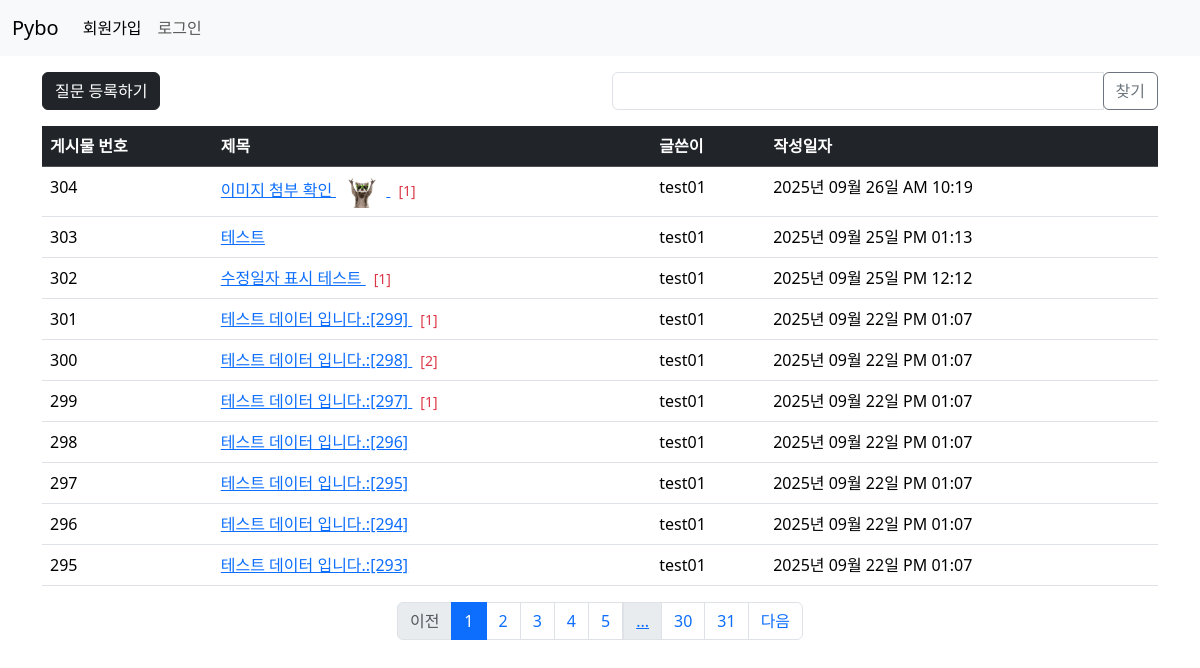
Page /question/list/ on the committed database.
### pybo/models.py (models this page shows)
class Question(db.Model):
    id = db.Column(db.Integer, primary_key=True)
    subject = db.Column(db.String(200), nullable=False)
    content = db.Column(db.Text(), nullable=False)
    create_date = db.Column(db.DateTime(), nullable=False)
    user_id = db.Column(db.Integer, db.ForeignKey('user.id', ondelete='CASCADE', onupdate='CASCADE'),nullable=False)
    user = db.relationship('User', backref=db.backref('question_set'))
    modify_date = db.Column(db.DateTime(), nullable=True)
    image_path = db.Column(db.String(200), nullable=True)   #이미지 경로 추가

class User(db.Model):
    id = db.Column(db.Integer, primary_key=True)
    username = db.Column(db.String(150), unique=True, nullable=False)
    password = db.Column(db.String(200), nullable=False)
    email = db.Column(db.String(120), unique=True, nullable=False)

### pybo/views/question_views.py (the view, shortened to what this page needs)
@bp.route('/list/')
def _list():
    page = request.args.get('page', default=1, type=int)   # 페이지
    kw = request.args.get('kw', default='', type=str)
    question_list = Question.query.order_by(Question.create_date.desc())
    question_list = question_list.paginate(page=page, per_page=10)   # 한 페이지에 보여할 게시글 수 지정
    return render_template('question/question_list.html', question_list=question_list, page=page, kw=kw)

### pybo/filter.py (called while the page is built)
def format_datetime(value, fmt='%Y년 %m월 %d일 %p %I:%M'):
    return value.strftime(fmt)

### pybo/views/auth_views.py (called while the page is built)
@bp.before_app_request
def load_logged_in_user():
    user_id = session.get('user_id')
    if user_id is None:
        g.user = None
    else:
        g.user = User.query.get(int(user_id))

### pybo/templates/question/question_list.html (shortened to what this page needs)
{% extends 'base.html' %}
{% block content %}
<div class="container my-3">
    <div class="row my-3">
        <div class="col-6">
            <a href="{{ url_for('question.create') }}" class="btn btn-dark">질문 등록하기</a>
        </div>
        <div class="col-6">
            <div class="input-group">
                <input type="text" id="search_kw" class="form-control" value="{{ kw or '' }}">
                <div class="input-group-append">
                    <button class="btn btn-outline-secondary" id="btn_search">찾기</button>
                </div>
            </div>
        </div>
    </div>
    <table class="table table-hover">
      <thead>
        <tr class="table-dark">
          <th scope="col">게시물 번호</th>
          <th scope="col">제목</th>
          <th scope="col">글쓴이</th>
          <th scope="col">작성일자</th>
        </tr>
      </thead>
      <tbody>
      {% if question_list %}
      {% for question in question_list.items %}
        <tr>
          <td>{{ question_list.total - ((question_list.page-1)*question_list.per_page) - loop.index0 }}</td>
          <td>
              <a href="{{url_for('question.detail', question_id=question.id)}}/">{{question.subject}}
                  {% if question.image_path %}
                  <img src="{{ url_for('static', filename=question.image_path) }}" alt="썸네일" style="width: 50px;">
                  {% endif %}
              </a>
              {% if question.answer_set|length > 0 %}
                <span class="text-danger small mx-2">[{{ question.answer_set|length }}]</span>
              {% endif %}
          </td>
          <td>{{ question.user.username }}</td>
          <td>{{ question.create_date|datetime }}</td>
        </tr>
      {% endfor %}
      {% else %}
      <tr>
          <td colspan="3">질문이 없습니다.</td>
      </tr>
      {% endif %}
      </tbody>
    </table>
    <ul class="pagination justify-content-center">
        {% if question_list.has_prev %}
        <li class="page-item">
            <a data-page="{{ question_list.prev_num }}" href="javascript:void(0)" class="page-link">이전</a>
        </li>
        {% else %}
        <li class="page-item disabled">
            <a href="javascript:void(0)" class="page-link">이전</a>
        </li>
        {% endif %}
        {% for page_num in question_list.iter_pages() %}
        {% if page_num %}
            {% if page_num != question_list.page %}
                <li class="page-item">
                    <a class="page-link" data-page="{{ page_num }}" href="javascript:void(0)">{{ page_num }}</a>
                </li>
            {% else %}
                <li class="page-item active" aria-current="page">
                    <a class="page-link" href="javascript:void(0)">{{ page_num }}</a>
                </li>
            {% endif %}
        {% else %}
            <li class="page-link disabled">
                <a href="javascript:void(0)">...</a>
            </li>
        {% endif %}
        {% endfor %}
        {% if question_list.has_next %}
        <li class="page-item">
            <a data-page="{{ question_list.next_num }}" href="javascript:void(0)" class="page-link">다음</a>
        </li>
        {% else %}
        <li class="page-item disabled">
            <a href="javascript:void(0)" class="page-link">다음</a>
        </li>
        {% endif %}
    </ul>
</div>
{% endblock %}

### pybo/templates/base.html (shortened to what this page needs)
<!DOCTYPE html>
<html lang="ko">
<head>
    <link rel="stylesheet" href="https://cdn.jsdelivr.net/npm/bootstrap@5.3.8/dist/css/bootstrap.min.css">
    <link rel="stylesheet" href="{{ url_for('static', filename='style.css') }}">
</head>
<body>
{% include 'navbar.html' %}
{% block content %}
{% endblock %}
</body>
</html>

### pybo/templates/navbar.html (shortened to what this page needs)
<nav class="navbar navbar-expand-sm bg-body-tertiary">
    <div class="container-fluid">
        <a class="navbar-brand" href="{{ url_for('main.index') }}">Pybo</a>
        <div class="collapse navbar-collapse" id="navbarTogglerDemo02">
            {% if g.user %}
            <ul class="navbar-nav me-auto mb-2 mb-lg-0">
                <li class="nav-item">
                    <a class="nav-link" href="{{ url_for('auth.logout') }}">{{ g.user.username }} [로그아웃]</a>
                </li>
            </ul>
            {% else %}
            <ul class="navbar-nav me-auto mb-2 mb-lg-0">
                <li class="nav-item">
                    <a class="nav-link active" aria-current="page" href="{{ url_for('auth.signup') }}">회원가입</a>
                </li>
                <li class="nav-item">
                    <a class="nav-link" href="{{ url_for('auth.login') }}">로그인</a>
                </li>
            </ul>
            {% endif %}
        </div>
    </div>
</nav>

### rows in the picture
Question: total "304", subject "이미지 첨부 확인", image_path (picture), answer_set|length "1", user.username "test01", create_date "2025년 09월 26일 AM 10:19"
Question: total "303", subject "테스트", user.username "test01", create_date "2025년 09월 25일 PM 01:13"
Question: total "302", subject "수정일자 표시 테스트", answer_set|length "1", user.username "test01", create_date "2025년 09월 25일 PM 12:12"
Question: total "301", subject "테스트 데이터 입니다.:[299]", answer_set|length "1", user.username "test01", create_date "2025년 09월 22일 PM 01:07"
Question: total "300", subject "테스트 데이터 입니다.:[298]", answer_set|length "2", user.username "test01", create_date "2025년 09월 22일 PM 01:07"
Question: total "299", subject "테스트 데이터 입니다.:[297]", answer_set|length "1", user.username "test01", create_date "2025년 09월 22일 PM 01:07"
Question: total "298", subject "테스트 데이터 입니다.:[296]", user.username "test01", create_date "2025년 09월 22일 PM 01:07"
Question: total "297", subject "테스트 데이터 입니다.:[295]", user.username "test01", create_date "2025년 09월 22일 PM 01:07"
Question: total "296", subject "테스트 데이터 입니다.:[294]", user.username "test01", create_date "2025년 09월 22일 PM 01:07"
Question: total "295", subject "테스트 데이터 입니다.:[293]", user.username "test01", create_date "2025년 09월 22일 PM 01:07"

### other values in the picture
{{ page_num }} "1"
{{ page_num }} "2" "3" "4" "5" "30" "31"
